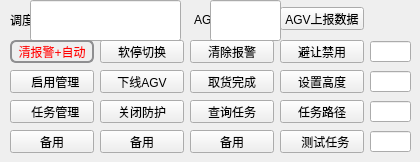
   <widget class="QWidget" name="tab_6">
    <attribute name="title">
     <string>AGV控制</string>
    </attribute>
    <widget class="QLabel" name="label">
     <property name="geometry">
      <rect>
       <x>10</x>
       <y>10</y>
       <width>51</width>
       <height>20</height>
      </rect>
     </property>
     <property name="text">
      <string>调度IP:</string>
     </property>
    </widget>
    <widget class="UserNameCtrl" name="agvctrl_tab_ip_lineEdit">
     <property name="geometry">
      <rect>
       <x>30</x>
       <y>0</y>
       <width>151</width>
       <height>41</height>
      </rect>
     </property>
     <property name="styleSheet">
      <string notr="true">UserNameCtrl#agvctrl_tab_ip_lineEdit
{
	border-style: outset; 
	border-width: 0px; 
	background-color: rgba(255, 255, 255,0);

}
</string>
     </property>
     <property name="text">
      <string/>
     </property>
     <property name="alignment">
      <set>Qt::AlignCenter</set>
     </property>
    </widget>
    <widget class="QLabel" name="label_2">
     <property name="geometry">
      <rect>
       <x>194</x>
       <y>10</y>
       <width>51</width>
       <height>20</height>
      </rect>
     </property>
     <property name="text">
      <string>AGVID:</string>
     </property>
    </widget>
    <widget class="QPushButton" name="pushButton">
     <property name="geometry">
      <rect>
       <x>280</x>
       <y>7</y>
       <width>84</width>
       <height>23</height>
      </rect>
     </property>
     <property name="text">
      <string>AGV上报数据</string>
     </property>
    </widget>
    <widget class="QPushButton" name="pushButton_2">
     <property name="geometry">
      <rect>
       <x>10</x>
       <y>40</y>
       <width>84</width>
       <height>23</height>
      </rect>
     </property>
     <property name="styleSheet">
      <string notr="true">QPushButton {
border: 2px solid #8f8f91;
border-radius: 6px;
background-color: qlineargradient(x1: 0, y1: 0, x2: 0, y2: 1,
stop: 0 #f6f7fa, stop: 1 #dadbde);
min-width: 80px;
color: rgb(255, 0, 0);
}
QPushButton:pressed {
background-color: qlineargradient(x1: 0, y1: 0, x2: 0, y2: 1,
stop: 0 #dadbde, stop: 1 #f6f7fa);
}
QPushButton:flat {
border: none;
}
QPushButton:default {
border-color: navy;

}</string>
     </property>
     <property name="text">
      <string>清报警+自动</string>
     </property>
    </widget>
    <widget class="QPushButton" name="pushButton_3">
     <property name="geometry">
      <rect>
       <x>100</x>
       <y>40</y>
       <width>84</width>
       <height>23</height>
      </rect>
     </property>
     <property name="text">
      <string>软停切换</string>
     </property>
    </widget>
    <widget class="QPushButton" name="pushButton_4">
     <property name="geometry">
      <rect>
       <x>190</x>
       <y>40</y>
       <width>84</width>
       <height>23</height>
      </rect>
     </property>
     <property name="text">
      <string>清除报警</string>
     </property>
    </widget>
    <widget class="QPushButton" name="avoid_forbidden_Button">
     <property name="geometry">
      <rect>
       <x>280</x>
       <y>40</y>
       <width>84</width>
       <height>23</height>
      </rect>
     </property>
     <property name="text">
      <string>避让禁用</string>
     </property>
    </widget>
    <widget class="QLineEdit" name="lineEdit_2">
     <property name="geometry">
      <rect>
       <x>370</x>
       <y>41</y>
       <width>41</width>
       <height>21</height>
      </rect>
     </property>
    </widget>
    <widget class="QPushButton" name="pushButton_6">
     <property name="geometry">
      <rect>
       <x>190</x>
       <y>70</y>
       <width>84</width>
       <height>23</height>
      </rect>
     </property>
     <property name="text">
      <string>取货完成</string>
     </property>
    </widget>
    <widget class="QPushButton" name="management_Button">
     <property name="geometry">
      <rect>
       <x>10</x>
       <y>70</y>
       <width>84</width>
       <height>23</height>
      </rect>
     </property>
     <property name="sizePolicy">
      <sizepolicy hsizetype="Preferred" vsizetype="Fixed">
       <horstretch>0</horstretch>
       <verstretch>0</verstretch>
      </sizepolicy>
     </property>
     <property name="text">
      <string>  启用管理</string>
     </property>
    </widget>
    <widget class="QPushButton" name="pushButton_8">
     <property name="geometry">
      <rect>
       <x>100</x>
       <y>70</y>
       <width>84</width>
       <height>23</height>
      </rect>
     </property>
     <property name="text">
      <string>下线AGV</string>
     </property>
    </widget>
    <widget class="QPushButton" name="pushButton_9">
     <property name="geometry">
      <rect>
       <x>280</x>
       <y>70</y>
       <width>84</width>
       <height>23</height>
      </rect>
     </property>
     <property name="text">
      <string>设置高度</string>
     </property>
    </widget>
    <widget class="QPushButton" name="pushButton_10">
     <property name="geometry">
      <rect>
       <x>280</x>
       <y>100</y>
       <width>84</width>
       <height>23</height>
      </rect>
     </property>
     <property name="text">
      <string>任务路径</string>
     </property>
    </widget>
    <widget class="QPushButton" name="pushButton_11">
     <property name="geometry">
      <rect>
       <x>190</x>
       <y>100</y>
       <width>84</width>
       <height>23</height>
      </rect>
     </property>
     <property name="text">
      <string>查询任务</string>
     </property>
    </widget>
    <widget class="QPushButton" name="pushButton_12">
     <property name="geometry">
      <rect>
       <x>100</x>
       <y>100</y>
       <width>84</width>
       <height>23</height>
      </rect>
     </property>
     <property name="text">
      <string>关闭防护</string>
     </property>
    </widget>
    <widget class="QPushButton" name="manageTask_Button">
     <property name="geometry">
      <rect>
       <x>10</x>
       <y>100</y>
       <width>84</width>
       <height>23</height>
      </rect>
     </property>
     <property name="text">
      <string>  任务管理</string>
     </property>
    </widget>
    <widget class="QLineEdit" name="lineEdit_3">
     <property name="geometry">
      <rect>
       <x>370</x>
       <y>71</y>
       <width>41</width>
       <height>21</height>
      </rect>
     </property>
    </widget>
    <widget class="QLineEdit" name="lineEdit_4">
     <property name="geometry">
      <rect>
       <x>370</x>
       <y>101</y>
       <width>41</width>
       <height>21</height>
      </rect>
     </property>
    </widget>
    <widget class="QPushButton" name="pushButton_17">
     <property name="geometry">
      <rect>
       <x>190</x>
       <y>130</y>
       <width>84</width>
       <height>23</height>
      </rect>
     </property>
     <property name="text">
      <string>备用</string>
     </property>
    </widget>
    <widget class="QPushButton" name="pushButton_18">
     <property name="geometry">
      <rect>
       <x>10</x>
       <y>130</y>
       <width>84</width>
       <height>23</height>
      </rect>
     </property>
     <property name="text">
      <string>备用</string>
     </property>
    </widget>
    <widget class="QPushButton" name="pushButton_19">
     <property name="geometry">
      <rect>
       <x>100</x>
       <y>130</y>
       <width>84</width>
       <height>23</height>
      </rect>
     </property>
     <property name="text">
      <string>备用</string>
     </property>
    </widget>
    <widget class="QPushButton" name="specialtask_Button">
     <property name="geometry">
      <rect>
       <x>280</x>
       <y>130</y>
       <width>84</width>
       <height>23</height>
      </rect>
     </property>
     <property name="sizePolicy">
      <sizepolicy hsizetype="Preferred" vsizetype="Fixed">
       <horstretch>0</horstretch>
       <verstretch>0</verstretch>
      </sizepolicy>
     </property>
     <property name="text">
      <string>  测试任务</string>
     </property>
    </widget>
    <widget class="QLineEdit" name="specialtask_lineEdit">
     <property name="geometry">
      <rect>
       <x>370</x>
       <y>131</y>
       <width>41</width>
       <height>21</height>
      </rect>
     </property>
    </widget>
    <widget class="UserNameCtrl" name="agvctrl_tab_agvid_lineEdit">
     <property name="geometry">
      <rect>
       <x>210</x>
       <y>0</y>
       <width>71</width>
       <height>41</height>
      </rect>
     </property>
     <property name="styleSheet">
      <string notr="true">UserNameCtrl#agvctrl_tab_agvid_lineEdit
{
	border-style: outset; 
	border-width: 0px; 
	background-color: rgba(255, 255, 255,0);

}
</string>
     </property>
     <property name="text">
      <string/>
     </property>
     <property name="alignment">
      <set>Qt::AlignCenter</set>
     </property>
    </widget>
   </widget>
